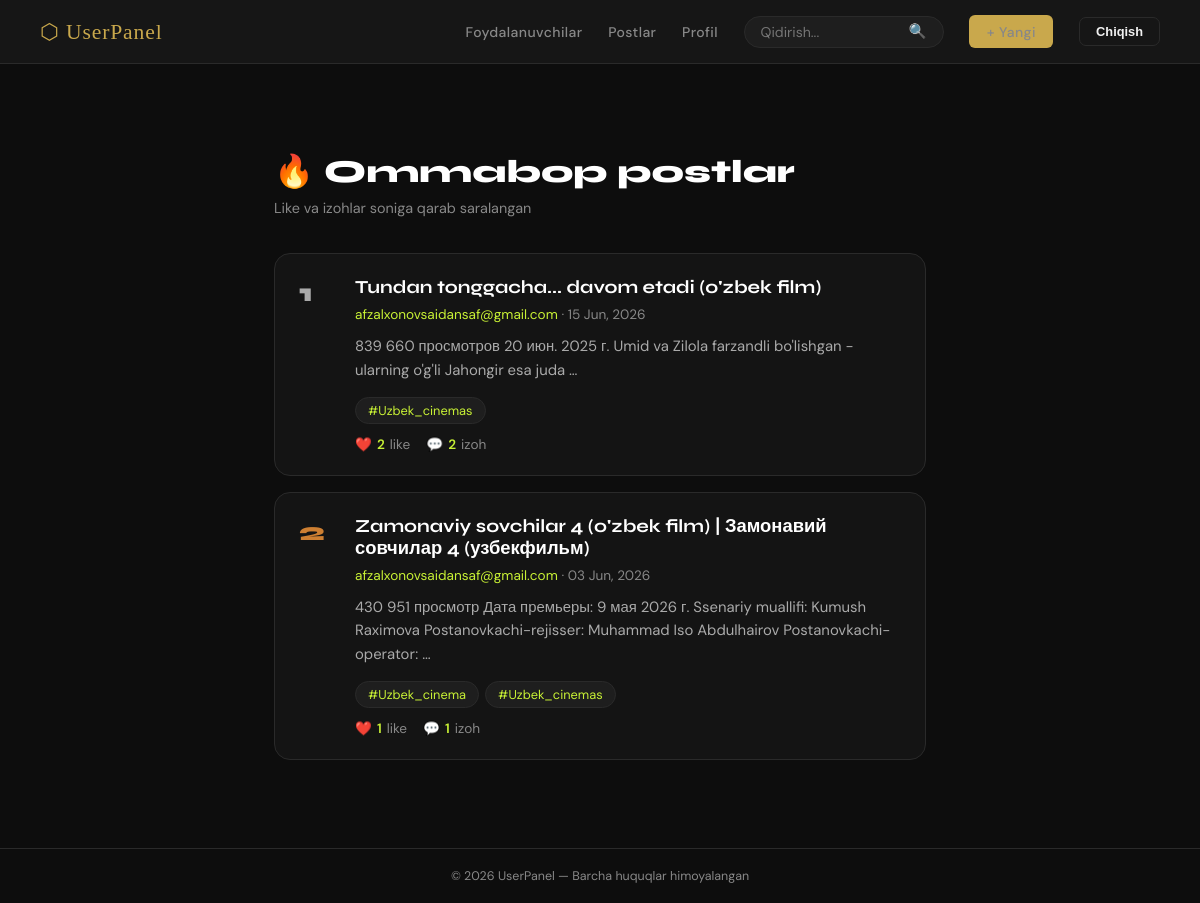
Page /popular/ (signed in) on the committed database.
### user/models.py (models this page shows, shortened)
class Post(models.Model):
    author = models.ForeignKey(CustomUser,on_delete=models.CASCADE,related_name='posts')
    tags = models.ManyToManyField(Tag,blank=True,related_name='posts')
    title = models.CharField(max_length=200)
    content = models.TextField()
    image = models.ImageField(upload_to='posts/',blank=True,null=True)
    slug = models.SlugField(unique=True, blank=True)
    created_at = models.DateTimeField(auto_now_add=True)
    updated_at = models.DateTimeField(auto_now=True)
    views_count = models.PositiveIntegerField(default=0)
    likes_count = models.PositiveIntegerField(default=0)
    class Meta:
        ordering = ['-created_at']

class CustomUser(AbstractUser):
    username=None
    email=models.EmailField(unique=True)
    USERNAME_FIELD='email'
    REQUIRED_FIELDS=['first_name', 'last_name']
    phone_number=models.CharField(max_length=50, blank=False, null=False)
    slug=models.SlugField(unique=True, blank=True)
    picture=models.ImageField(upload_to='media/', blank=True, null=True)
    created_at=models.DateTimeField(auto_now_add=True)
    objects=CustomUserManager()

class Tag(models.Model):
    name = models.CharField(max_length=50, unique=True)
    slug = models.SlugField(unique=True, blank=True)

### user/views.py (the view)
# urls.py: path('popular/', views.popular_posts, name='popular_posts'),
def popular_posts(request):
    posts = Post.objects.annotate(
        total_likes=Count('likes'),
        total_comments=Count('comments')
    ).order_by('-total_likes', '-total_comments')
    return render(request, 'popular_posts.html', {'posts': posts})

### templates/popular_posts.html (shortened to what this page needs)
{% extends 'base.html' %}
{% load static %}
{% block content %}
<div class="popular-wrapper">
    <div class="popular-header">
        <h1>🔥 Ommabop postlar</h1>
        <p>Like va izohlar soniga qarab saralangan</p>
    </div>
    {% if posts %}
        {% for post in posts %}
            <a href="{% url 'post_detail' post.slug %}" class="post-card">
                <div class="post-rank">{{ forloop.counter }}</div>
                <div class="post-body">
                    <p class="post-card-title">{{ post.title }}</p>
                    <p class="post-card-meta">
                        <span>{{ post.author.email }}</span> · {{ post.created_at|date:"d M, Y" }}
                    </p>
                    <p class="post-card-excerpt">{{ post.content|truncatewords:18 }}</p>
                    {% if post.tags.all %}
                        <div class="post-card-tags">
                            {% for tag in post.tags.all %}
                                <span class="tag">#{{ tag.name }}</span>
                            {% endfor %}
                        </div>
                    {% endif %}
                    <div class="post-stats">
                        <span class="stat">❤️ <strong>{{ post.total_likes }}</strong> like</span>
                        <span class="stat">💬 <strong>{{ post.total_comments }}</strong> izoh</span>
                    </div>
                </div>
            </a>
        {% endfor %}
    {% else %}
        <div class="empty-state">
            <p>😕 Hali postlar mavjud emas.</p>
            <a href="{% url 'post_list' %}" class="btn-back">← Barcha postlar</a>
        </div>
    {% endif %}
</div>
{% endblock %}

### templates/base.html (style rules this page uses)
*, *::before, *::after { box-sizing: border-box; margin: 0; padding: 0; }
:root { --bg: #0d0d0d; --surface: #161616; --surface2: #1e1e1e; --border: #2a2a2a; --gold: #c9a84c; --gold-lt: #e2c97e; --text: #e8e2d5; --muted: #7a7267; --danger: #c0392b; --radius: 10px; }
body { font-family: 'DM Sans', sans-serif; background: var(--bg); color: var(--text); min-height: 100vh; display: flex; flex-direction: column; }

### templates/popular_posts.html (style rules this page uses)
:root { --bg: #0d0d0d; --card-bg: #141414; --card-border: #2a2a2a; --accent: #c8f135; --text: #f0f0f0; --muted: #888; }
.popular-wrapper { max-width: 700px; margin: 48px auto; padding: 0 24px; }
.popular-header { margin-bottom: 36px; }
.popular-header h1 { font-family: 'Syne', sans-serif; font-size: 2rem; font-weight: 800; color: #fff; margin-bottom: 8px; }
.popular-header p { font-family: 'DM Sans', sans-serif; font-size: 0.9rem; color: var(--muted); }
.post-card { background: var(--card-bg); border: 1px solid var(--card-border); border-radius: 16px; padding: 22px 24px; margin-bottom: 16px; text-decoration: none; display: flex; gap: 20px; align-items: flex-start; transition: border-color 0.2s, transform 0.15s; }
.post-rank { font-family: 'Syne', sans-serif; font-size: 1.6rem; font-weight: 800; color: var(--card-border); min-width: 36px; line-height: 1; padding-top: 4px; }
.post-card:nth-child(2) .post-rank { color: #aaa; }
.post-card:nth-child(3) .post-rank { color: #cd7f32; }
.post-body { flex: 1; }
.post-card-title { font-family: 'Syne', sans-serif; font-size: 1.15rem; font-weight: 700; color: #fff; margin-bottom: 8px; }
.post-card-meta { color: var(--muted); font-family: 'DM Sans', sans-serif; font-size: 0.85rem; margin-bottom: 12px; }
.post-card-meta span { color: var(--accent); }
.post-card-excerpt { color: #aaa; font-family: 'DM Sans', sans-serif; font-size: 0.93rem; line-height: 1.6; margin-bottom: 14px; }
.post-stats { display: flex; gap: 16px; }
.stat { font-family: 'DM Sans', sans-serif; font-size: 0.85rem; color: var(--muted); display: flex; align-items: center; gap: 5px; }
.stat strong { color: var(--accent); font-weight: 600; }
.post-card-tags { display: flex; flex-wrap: wrap; gap: 6px; margin-bottom: 12px; }
.tag { background: #1e1e1e; border: 1px solid var(--card-border); color: var(--accent); font-size: 0.8rem; padding: 4px 12px; border-radius: 50px; }

### rows in the picture
Post: title "Tundan tonggacha... davom etadi (o'zbek film)", author.email "afzalxonovsaidansaf@gmail.com", created_at "15 Jun, 2026", content "839 660 просмотров 20 июн. 2025 г. Umid va Zilola farzandli bo'lishgan - ularning o'g'li Jahongir esa juda …", total_likes "2", total_comments "2"
Tag: name "Uzbek_cinemas"
Post: title "Zamonaviy sovchilar 4 (o'zbek film) | Замонавий совчилар 4 (узбекфильм)", author.email "afzalxonovsaidansaf@gmail.com", created_at "03 Jun, 2026", content "430 951 просмотр Дата премьеры: 9 мая 2026 г. Ssenariy muallifi: Kumush Raximova Postanovkachi-rejisser: Muhammad Iso Abdulhairov Postanovkachi-operator: …", total_likes "1", total_comments "1"
Tag: name "Uzbek_cinema"
